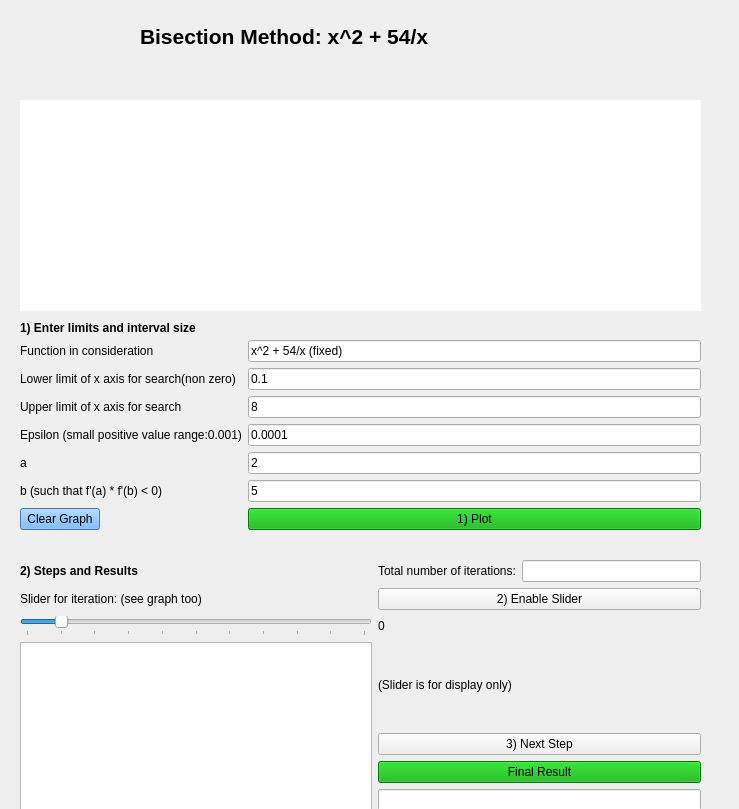
     <widget class="QWidget" name="scrollAreaWidgetContents_7">
      <property name="enabled">
       <bool>true</bool>
      </property>
      <property name="geometry">
       <rect>
        <x>0</x>
        <y>-91</y>
        <width>739</width>
        <height>809</height>
       </rect>
      </property>
      <property name="layoutDirection">
       <enum>Qt::LeftToRight</enum>
      </property>
      <widget class="QLabel" name="label_70">
       <property name="geometry">
        <rect>
         <x>20</x>
         <y>320</y>
         <width>211</width>
         <height>16</height>
        </rect>
       </property>
       <property name="font">
        <font>
         <weight>75</weight>
         <bold>true</bold>
        </font>
       </property>
       <property name="text">
        <string>1) Enter limits and interval size</string>
       </property>
      </widget>
      <widget class="QWidget" name="formLayoutWidget_7">
       <property name="geometry">
        <rect>
         <x>20</x>
         <y>340</y>
         <width>681</width>
         <height>251</height>
        </rect>
       </property>
       <layout class="QFormLayout" name="formLayout_7">
        <item row="0" column="0">
         <widget class="QLabel" name="label_71">
          <property name="text">
           <string>Function in consideration</string>
          </property>
         </widget>
        </item>
        <item row="0" column="1">
         <widget class="QLineEdit" name="polynomial_edit_7">
          <property name="text">
           <string>x^2 + 54/x (fixed)</string>
          </property>
         </widget>
        </item>
        <item row="1" column="0">
         <widget class="QLabel" name="label_72">
          <property name="text">
           <string>Lower limit of x axis for search(non zero)</string>
          </property>
         </widget>
        </item>
        <item row="1" column="1">
         <widget class="QLineEdit" name="lowerx_edit_7">
          <property name="text">
           <string>0.1</string>
          </property>
         </widget>
        </item>
        <item row="2" column="0">
         <widget class="QLabel" name="label_73">
          <property name="text">
           <string>Upper limit of x axis for search</string>
          </property>
         </widget>
        </item>
        <item row="2" column="1">
         <widget class="QLineEdit" name="upperx_edit_7">
          <property name="text">
           <string>8</string>
          </property>
         </widget>
        </item>
        <item row="3" column="0">
         <widget class="QLabel" name="label_74">
          <property name="text">
           <string>Epsilon (small positive value range:0.001)</string>
          </property>
         </widget>
        </item>
        <item row="3" column="1">
         <widget class="QLineEdit" name="stepsize_edit_7">
          <property name="text">
           <string>0.0001</string>
          </property>
         </widget>
        </item>
        <item row="4" column="0">
         <widget class="QLabel" name="label_75">
          <property name="text">
           <string>a </string>
          </property>
         </widget>
        </item>
        <item row="4" column="1">
         <widget class="QLineEdit" name="initialguess_edit_6">
          <property name="text">
           <string>2</string>
          </property>
         </widget>
        </item>
        <item row="5" column="1">
         <widget class="QLineEdit" name="b_lineedit">
          <property name="text">
           <string>5</string>
          </property>
         </widget>
        </item>
        <item row="5" column="0">
         <widget class="QLabel" name="label_103">
          <property name="text">
           <string>b (such that f'(a) * f'(b) &lt; 0)</string>
          </property>
         </widget>
        </item>
        <item row="6" column="0">
         <widget class="QPushButton" name="clear_button_7">
          <property name="styleSheet">
           <string notr="true">background-color: rgb(85, 170, 255);</string>
          </property>
          <property name="text">
           <string>Clear Graph</string>
          </property>
         </widget>
        </item>
        <item row="6" column="1">
         <widget class="QPushButton" name="plot_button_7">
          <property name="styleSheet">
           <string notr="true">background-color: rgb(0, 170, 0);</string>
          </property>
          <property name="text">
           <string>1) Plot</string>
          </property>
         </widget>
        </item>
       </layout>
      </widget>
      <widget class="QWidget" name="horizontalLayoutWidget_13">
       <property name="geometry">
        <rect>
         <x>20</x>
         <y>60</y>
         <width>671</width>
         <height>31</height>
        </rect>
       </property>
       <layout class="QHBoxLayout" name="horizontalLayout_14"/>
      </widget>
      <widget class="QLabel" name="label_76">
       <property name="geometry">
        <rect>
         <x>140</x>
         <y>20</y>
         <width>421</width>
         <height>33</height>
        </rect>
       </property>
       <property name="font">
        <font>
         <pointsize>16</pointsize>
         <weight>75</weight>
         <bold>true</bold>
        </font>
       </property>
       <property name="text">
        <string>Bisection Method: x^2 + 54/x</string>
       </property>
      </widget>
      <widget class="QWidget" name="horizontalLayoutWidget_14">
       <property name="geometry">
        <rect>
         <x>20</x>
         <y>100</y>
         <width>681</width>
         <height>211</height>
        </rect>
       </property>
       <layout class="QHBoxLayout" name="horizontalLayout_15">
        <item>
         <widget class="QWidget" name="widget_7" native="true">
          <property name="styleSheet">
           <string notr="true">background-color: rgb(255, 255, 255);</string>
          </property>
         </widget>
        </item>
       </layout>
      </widget>
      <widget class="QWidget" name="gridLayoutWidget_7">
       <property name="geometry">
        <rect>
         <x>20</x>
         <y>560</y>
         <width>681</width>
         <height>251</height>
        </rect>
       </property>
       <layout class="QGridLayout" name="gridLayout_7">
        <item row="0" column="1">
         <widget class="QLabel" name="label_78">
          <property name="text">
           <string>Total number of iterations:</string>
          </property>
         </widget>
        </item>
        <item row="6" column="1" colspan="2">
         <widget class="QLineEdit" name="finalresult_edit_7"/>
        </item>
        <item row="2" column="0">
         <widget class="QSlider" name="stepslider_7">
          <property name="maximum">
           <number>10</number>
          </property>
          <property name="value">
           <number>1</number>
          </property>
          <property name="sliderPosition">
           <number>1</number>
          </property>
          <property name="orientation">
           <enum>Qt::Horizontal</enum>
          </property>
          <property name="tickPosition">
           <enum>QSlider::TicksBelow</enum>
          </property>
         </widget>
        </item>
        <item row="1" column="0">
         <widget class="QLabel" name="label_79">
          <property name="text">
           <string>Slider for iteration: (see graph too)                                                   </string>
          </property>
         </widget>
        </item>
        <item row="5" column="1" colspan="2">
         <widget class="QPushButton" name="final_button_7">
          <property name="styleSheet">
           <string notr="true">background-color: rgb(0, 170, 0);</string>
          </property>
          <property name="text">
           <string>Final Result</string>
          </property>
         </widget>
        </item>
        <item row="4" column="1" colspan="2">
         <widget class="QPushButton" name="next_button_7">
          <property name="text">
           <string>3) Next Step</string>
          </property>
         </widget>
        </item>
        <item row="0" column="2">
         <widget class="QLineEdit" name="numberoiterations_edit_7"/>
        </item>
        <item row="1" column="1" colspan="2">
         <widget class="QPushButton" name="setslider_button_7">
          <property name="text">
           <string>2) Enable Slider</string>
          </property>
         </widget>
        </item>
        <item row="2" column="1">
         <widget class="QLabel" name="iterationnumber_label_7">
          <property name="text">
           <string>0</string>
          </property>
         </widget>
        </item>
        <item row="3" column="0" rowspan="4">
         <widget class="QTextEdit" name="disp_edit_7"/>
        </item>
        <item row="3" column="1">
         <widget class="QLabel" name="label_80">
          <property name="text">
           <string>(Slider is for display only)</string>
          </property>
         </widget>
        </item>
        <item row="0" column="0">
         <widget class="QLabel" name="label_77">
          <property name="font">
           <font>
            <weight>75</weight>
            <bold>true</bold>
           </font>
          </property>
          <property name="text">
           <string>2) Steps and Results</string>
          </property>
         </widget>
        </item>
       </layout>
      </widget>
     </widget>
